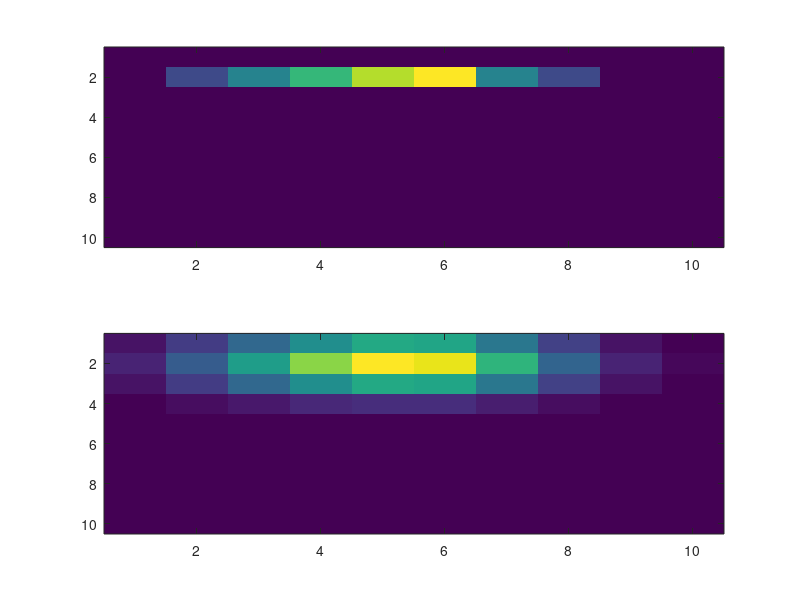

Write the MATLAB code that produced this figure. (Note: this script raises an error after producing the figure.)
%% border score sandbox


%% gen some fake cell


b_cell = zeros(10, 10);

% b_cell(1,2:8) = [2:2:6, 8,9, 4:-2:2];
b_cell(2,2:8) = [2:2:6, 8,9, 4:-2:2]*2;

% b_cell = imgaussfilt(b_cell, 1);
b_cell(b_cell < 1) = 0;

figure(20)
subplot(2,1,1)
imagesc(b_cell)


kernel_size = [size(b_cell,1) size(b_cell,2)];
 occupancy_std = 1;
[Xgrid,Ygrid]=meshgrid(-kernel_size(1)/2: kernel_size(1)/2, -kernel_size(2)/2:kernel_size(2)/2);
 Rgrid=sqrt((Xgrid.^2+Ygrid.^2));
 kernel = pdf('Normal', Rgrid, 0, occupancy_std);
 kernel = kernel./sum(sum(kernel));
 
 b_cell_s = conv2(b_cell, kernel, 'same'); 
subplot(2,1,2)
imagesc(b_cell_s)
%% compute the border score based on solstad 2008

wall_id = {'N', 'E', 'S', 'W'}; 
   N =  sum(b_cell(1, 1:size(b_cell,2)) ~= 0)/size(b_cell,2);
   E =  sum(b_cell(1:size(b_cell,2)) ~= 0)/size(b_cell,1);
   S =  sum(b_cell(size(b_cell,2),1:size(b_cell,1)) ~= 0)/size(b_cell,1);
   W =  sum(b_cell(size(b_cell,2),1) ~= 0)/size(b_cell,2);
   
   [cM, idx] = max([N, E, S, W]); 
   
   % get the distance from the wall 
   act_bins = find((b_cell ~=0)); 
   [act_i, act_j] = find((b_cell ~=0)); 
   
   range_mat = reshape(1:(size(b_cell,1) * size(b_cell,2)), size(b_cell)); 
   
for iB = 1:length(act_bins)
    [ii, jj] = find(range_mat == act_bins(iB))
    
    
    distance=norm(cross(v1-v2,pt-v2))/norm(v1-v2)
    
end